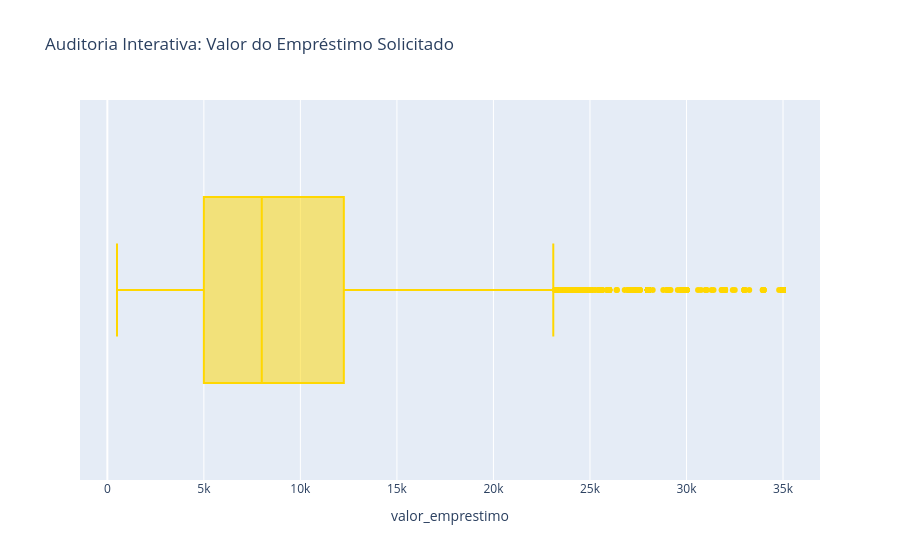

Source (notebook cell):
### Code cell
import plotly.express as px

fig_valor = px.box(
    df, 
    x="valor_emprestimo", 
    title="Auditoria Interativa: Valor do Empréstimo Solicitado",
    points="outliers"
)
fig_valor.update_traces(marker_color='gold')
fig_valor.show()

### Figure 1 — Plotly figure (JSON) as saved in the notebook; plotly's stock layout.template omitted (floating-point values rounded to 4 significant figures; data arrays with more than 128 entries replaced by an {"elided": "..."} marker saying what was removed)
{"data": [{"alignmentgroup": "True", "boxpoints": "outliers", "hovertemplate": "valor_emprestimo=%{x}<extra></extra>", "legendgroup": "", "marker": {"color": "gold"}, "name": "", "notched": false, "offsetgroup": "", "orientation": "h", "showlegend": false, "type": "box", "x": {"elided": "32416 int values"}, "x0": " ", "xaxis": "x", "y0": " ", "yaxis": "y"}], "layout": {"boxmode": "group", "legend": {"tracegroupgap": 0}, "title": {"text": "Auditoria Interativa: Valor do Empréstimo Solicitado"}, "xaxis": {"anchor": "y", "domain": [0, 1], "title": {"text": "valor_emprestimo"}}, "yaxis": {"anchor": "x", "domain": [0, 1]}}}
